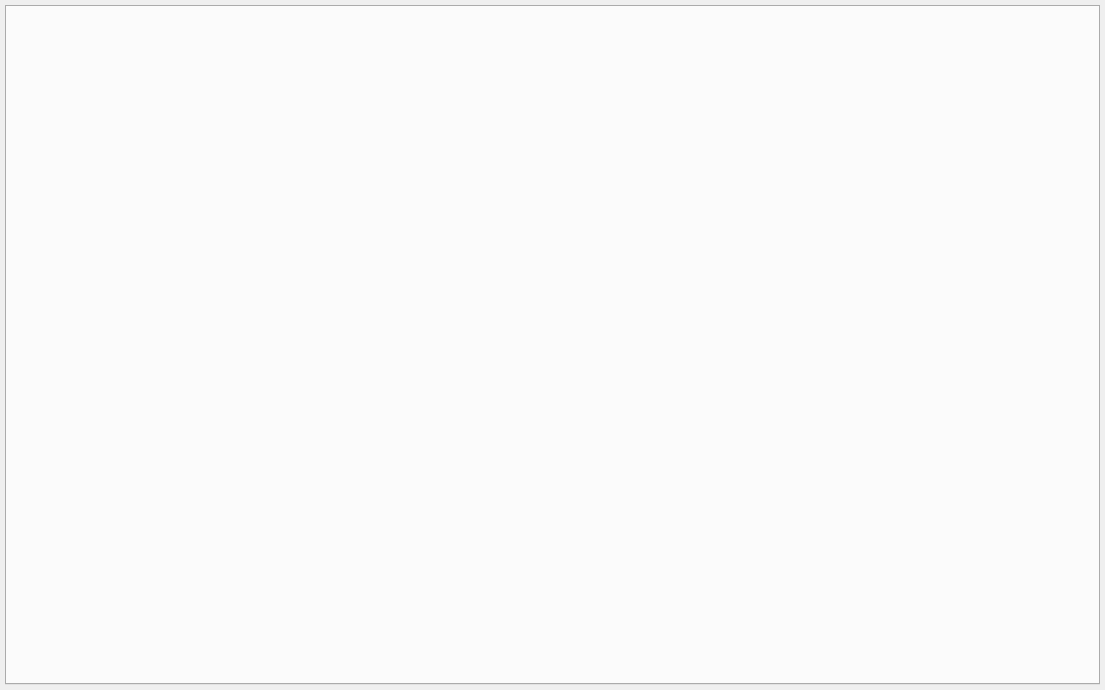
<?xml version="1.0" encoding="UTF-8"?>
<ui version="4.0">
 <class>Dialog</class>
 <widget class="QDialog" name="Dialog">
  <property name="geometry">
   <rect>
    <x>0</x>
    <y>0</y>
    <width>1105</width>
    <height>690</height>
   </rect>
  </property>
  <property name="windowTitle">
   <string>Dialog</string>
  </property>
  <layout class="QGridLayout" name="gridLayout">
   <property name="leftMargin">
    <number>5</number>
   </property>
   <property name="topMargin">
    <number>5</number>
   </property>
   <property name="rightMargin">
    <number>5</number>
   </property>
   <property name="bottomMargin">
    <number>5</number>
   </property>
   <item row="0" column="0">
    <widget class="QTabWidget" name="tabAttachments">
     <property name="currentIndex">
      <number>-1</number>
     </property>
    </widget>
   </item>
  </layout>
 </widget>
 <resources/>
 <connections/>
</ui>
